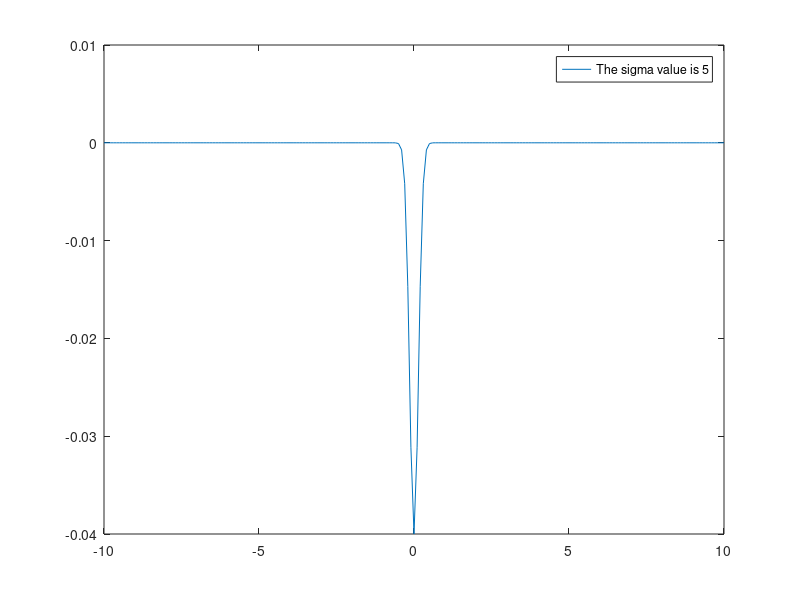

Write MATLAB code to recreate this figure.
clc
clear all
close all
sigma=input('Enter the value of sigma:');
i=-10:.1:10;
j=-10:.1:10;
r=sqrt(i.*i+j.*j);
y=(1/(sigma^2))*(((r.*r)/sigma^2)-1).*exp(-r.*r/2*sigma^2);
plot(i,y),legend(sprintf('The sigma value is %g',sigma))

